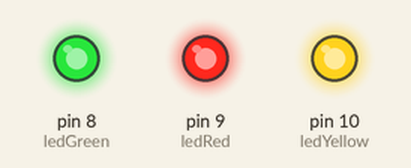
This sketch was run on a simulated Arduino Uno, built with avr-gcc and run on an emulated ATmega328P. On the bench: output pins drawn as LEDs (lit = HIGH).

Above: at 0.05 s.
At 2.75 s:
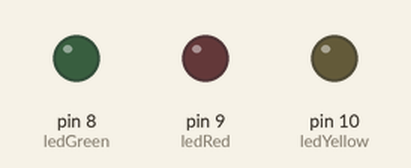
Timing chart, 0 to 3.0 s (numbered marks = the images above):
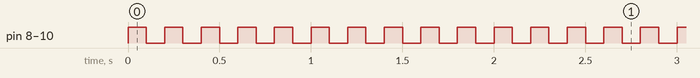

The sketch:

Microcontrolador_com_leds.ino
```cpp
#define ledGreen 8
#define ledRed 9
#define ledYellow 10
#define ledBlack 11
#define ledWhite 12

void setup() {
  // put your setup code here, to run once:
  pinMode(ledGreen, OUTPUT);
  pinMode(ledRed, OUTPUT);
  pinMode(ledYellow, OUTPUT);
}

void loop() {
  // put your main code here, to run repeatedly:
  digitalWrite(ledGreen, HIGH);
  digitalWrite(ledYellow, HIGH);
  digitalWrite(ledRed, HIGH);
  digitalWrite(ledBlack, HIGH);
  digitalWrite(ledWhite, HIGH);
  delay(100);
  digitalWrite(ledGreen, LOW);
  digitalWrite(ledYellow, LOW);
  digitalWrite(ledRed, LOW);
  digitalWrite(ledBlack, LOW);
  digitalWrite(ledWhite, LOW);
  delay(100);
}
```

Measured:
- by itself, pin 8 (ledGreen), pin 9 (ledRed), pin 10 (ledYellow): alternates HIGH for 0.10 s and LOW for 0.10 s
